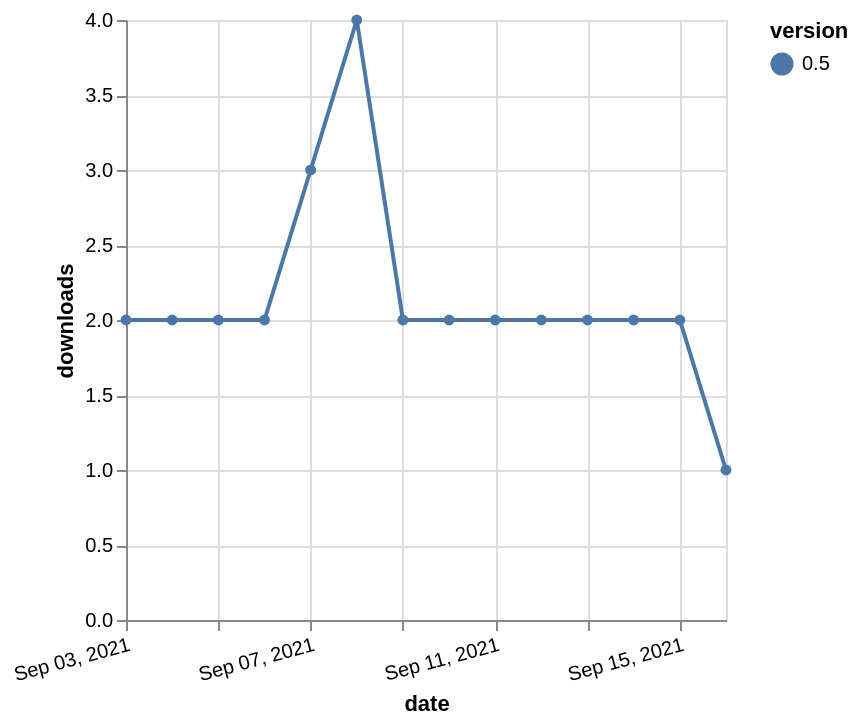

Specify this chart in Vega-Lite:
### Vega-Lite specification from a JSON file in a GitHub repository (floating-point values rounded to 4 significant figures)
{"$schema": "https://vega.github.io/schema/vega-lite/v5.json", "description": "A simple bar chart with embedded data.", "data": {"values": [{"date": "2021-09-03", "total": 9106, "delta": 2, "version": "0.5"}, {"date": "2021-09-04", "total": 9108, "delta": 2, "version": "0.5"}, {"date": "2021-09-05", "total": 9110, "delta": 2, "version": "0.5"}, {"date": "2021-09-06", "total": 9112, "delta": 2, "version": "0.5"}, {"date": "2021-09-07", "total": 9115, "delta": 3, "version": "0.5"}, {"date": "2021-09-08", "total": 9119, "delta": 4, "version": "0.5"}, {"date": "2021-09-09", "total": 9121, "delta": 2, "version": "0.5"}, {"date": "2021-09-10", "total": 9123, "delta": 2, "version": "0.5"}, {"date": "2021-09-11", "total": 9125, "delta": 2, "version": "0.5"}, {"date": "2021-09-12", "total": 9127, "delta": 2, "version": "0.5"}, {"date": "2021-09-13", "total": 9129, "delta": 2, "version": "0.5"}, {"date": "2021-09-14", "total": 9131, "delta": 2, "version": "0.5"}, {"date": "2021-09-15", "total": 9133, "delta": 2, "version": "0.5"}, {"date": "2021-09-16", "total": 9134, "delta": 1, "version": "0.5"}]}, "width": "container", "mark": {"type": "line", "point": {"filled": true}}, "encoding": {"x": {"field": "date", "type": "temporal", "timeUnit": "yearmonthdate", "title": "date", "axis": {"labelAngle": -15}}, "y": {"field": "delta", "type": "quantitative", "title": "downloads"}, "color": {"field": "version", "type": "nominal"}, "tooltip": {"field": "delta"}}}
